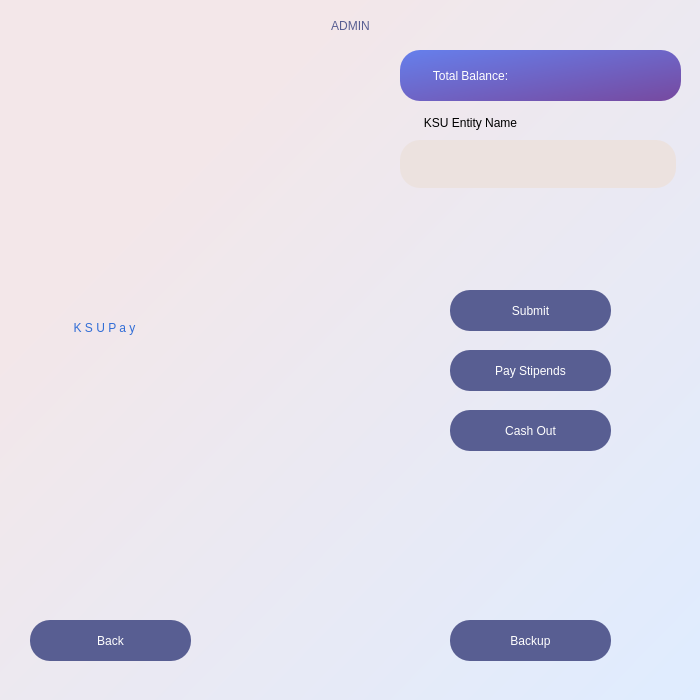
<?xml version="1.0" encoding="UTF-8"?>
<ui version="4.0">
 <class>MainWindow</class>
 <widget class="QMainWindow" name="MainWindow">
  <property name="geometry">
   <rect>
    <x>0</x>
    <y>0</y>
    <width>700</width>
    <height>700</height>
   </rect>
  </property>
  <property name="sizePolicy">
   <sizepolicy hsizetype="Minimum" vsizetype="Minimum">
    <horstretch>0</horstretch>
    <verstretch>0</verstretch>
   </sizepolicy>
  </property>
  <property name="windowTitle">
   <string>MainWindow</string>
  </property>
  <widget class="QWidget" name="centralwidget">
   <property name="enabled">
    <bool>true</bool>
   </property>
   <property name="sizePolicy">
    <sizepolicy hsizetype="Preferred" vsizetype="Preferred">
     <horstretch>0</horstretch>
     <verstretch>0</verstretch>
    </sizepolicy>
   </property>
   <property name="minimumSize">
    <size>
     <width>700</width>
     <height>700</height>
    </size>
   </property>
   <property name="autoFillBackground">
    <bool>false</bool>
   </property>
   <widget class="QWidget" name="widget" native="true">
    <property name="enabled">
     <bool>true</bool>
    </property>
    <property name="geometry">
     <rect>
      <x>0</x>
      <y>0</y>
      <width>700</width>
      <height>700</height>
     </rect>
    </property>
    <property name="layoutDirection">
     <enum>Qt::LeftToRight</enum>
    </property>
    <property name="styleSheet">
     <string notr="true">QWidget#widget{
background-color: qlineargradient(spread:pad, x1:0.0628272, y1:0.085, x2:1, y2:1, stop:0.188482 rgba(243, 231, 233, 255), stop:1 rgba(223, 236, 255, 255));}</string>
    </property>
    <widget class="QLabel" name="ksupay_txt">
     <property name="geometry">
      <rect>
       <x>30</x>
       <y>310</y>
       <width>149</width>
       <height>36</height>
      </rect>
     </property>
     <property name="styleSheet">
      <string notr="true">font: 75 italic 16pt &quot;Sitka Text&quot;;color: rgb(49, 109, 214)</string>
     </property>
     <property name="text">
      <string>K S U P a y</string>
     </property>
     <property name="textFormat">
      <enum>Qt::AutoText</enum>
     </property>
     <property name="scaledContents">
      <bool>false</bool>
     </property>
     <property name="alignment">
      <set>Qt::AlignCenter</set>
     </property>
     <property name="wordWrap">
      <bool>false</bool>
     </property>
     <property name="indent">
      <number>-1</number>
     </property>
    </widget>
    <widget class="QLabel" name="SignUPTxt">
     <property name="geometry">
      <rect>
       <x>210</x>
       <y>10</y>
       <width>281</width>
       <height>31</height>
      </rect>
     </property>
     <property name="styleSheet">
      <string notr="true">color: rgb(88, 94, 146);
font: 87 16pt &quot;Segoe UI Black&quot;;</string>
     </property>
     <property name="text">
      <string>ADMIN</string>
     </property>
     <property name="alignment">
      <set>Qt::AlignCenter</set>
     </property>
    </widget>
    <widget class="QLabel" name="label_Fname">
     <property name="geometry">
      <rect>
       <x>390</x>
       <y>110</y>
       <width>161</width>
       <height>25</height>
      </rect>
     </property>
     <property name="styleSheet">
      <string notr="true">font: 75 11pt &quot;Tw Cen MT&quot;;</string>
     </property>
     <property name="text">
      <string>KSU Entity Name</string>
     </property>
     <property name="alignment">
      <set>Qt::AlignCenter</set>
     </property>
    </widget>
    <widget class="QLineEdit" name="entityname_field">
     <property name="geometry">
      <rect>
       <x>400</x>
       <y>140</y>
       <width>276</width>
       <height>48</height>
      </rect>
     </property>
     <property name="sizePolicy">
      <sizepolicy hsizetype="Expanding" vsizetype="Fixed">
       <horstretch>0</horstretch>
       <verstretch>0</verstretch>
      </sizepolicy>
     </property>
     <property name="cursor">
      <cursorShape>IBeamCursor</cursorShape>
     </property>
     <property name="focusPolicy">
      <enum>Qt::StrongFocus</enum>
     </property>
     <property name="autoFillBackground">
      <bool>false</bool>
     </property>
     <property name="styleSheet">
      <string notr="true">background-color: rgb(236, 226, 223);
border-radius:20px;</string>
     </property>
    </widget>
    <widget class="QPushButton" name="Button_cashout">
     <property name="geometry">
      <rect>
       <x>450</x>
       <y>410</y>
       <width>161</width>
       <height>41</height>
      </rect>
     </property>
     <property name="autoFillBackground">
      <bool>false</bool>
     </property>
     <property name="styleSheet">
      <string notr="true">background-color: rgb(88, 94, 146);
color: rgb(255, 255, 255);
font: 87 10pt &quot;Segoe UI Black&quot;;
border-radius:20px;</string>
     </property>
     <property name="text">
      <string>Cash Out</string>
     </property>
     <property name="checkable">
      <bool>false</bool>
     </property>
    </widget>
    <widget class="QPushButton" name="Button_Back">
     <property name="geometry">
      <rect>
       <x>30</x>
       <y>620</y>
       <width>161</width>
       <height>41</height>
      </rect>
     </property>
     <property name="autoFillBackground">
      <bool>false</bool>
     </property>
     <property name="styleSheet">
      <string notr="true">background-color: rgb(88, 94, 146);
color: rgb(255, 255, 255);
font: 87 10pt &quot;Segoe UI Black&quot;;
border-radius:20px;</string>
     </property>
     <property name="text">
      <string>Back</string>
     </property>
     <property name="checkable">
      <bool>false</bool>
     </property>
    </widget>
    <widget class="QLabel" name="label_error">
     <property name="geometry">
      <rect>
       <x>360</x>
       <y>180</y>
       <width>341</width>
       <height>91</height>
      </rect>
     </property>
     <property name="styleSheet">
      <string notr="true">font: 9pt &quot;Segoe UI&quot;; color:red;</string>
     </property>
     <property name="text">
      <string/>
     </property>
     <property name="alignment">
      <set>Qt::AlignCenter</set>
     </property>
    </widget>
    <widget class="QLabel" name="label_Fname_2">
     <property name="geometry">
      <rect>
       <x>390</x>
       <y>60</y>
       <width>161</width>
       <height>31</height>
      </rect>
     </property>
     <property name="styleSheet">
      <string notr="true">font: 75 11pt &quot;Tw Cen MT&quot;;
color: rgb(255, 255, 255);</string>
     </property>
     <property name="text">
      <string>Total Balance:</string>
     </property>
     <property name="alignment">
      <set>Qt::AlignCenter</set>
     </property>
    </widget>
    <widget class="QLabel" name="label">
     <property name="geometry">
      <rect>
       <x>400</x>
       <y>50</y>
       <width>281</width>
       <height>51</height>
      </rect>
     </property>
     <property name="styleSheet">
      <string notr="true">background-color: qlineargradient(spread:pad, x1:0.0209424, y1:0.034, x2:0.953, y2:0.977273, stop:0 rgba(102, 126, 234, 255), stop:1 rgba(118, 75, 162, 255));
border-radius:20px;
color: rgb(255, 255, 255);</string>
     </property>
     <property name="text">
      <string/>
     </property>
     <property name="textFormat">
      <enum>Qt::AutoText</enum>
     </property>
     <property name="alignment">
      <set>Qt::AlignRight|Qt::AlignTrailing|Qt::AlignVCenter</set>
     </property>
    </widget>
    <widget class="QLabel" name="label_totalbalance">
     <property name="geometry">
      <rect>
       <x>540</x>
       <y>50</y>
       <width>161</width>
       <height>51</height>
      </rect>
     </property>
     <property name="styleSheet">
      <string notr="true">color: rgb(255, 255, 255);
font: 75 10pt &quot;Tw Cen MT&quot;;</string>
     </property>
     <property name="text">
      <string/>
     </property>
    </widget>
    <widget class="QPushButton" name="Button_deposite">
     <property name="geometry">
      <rect>
       <x>450</x>
       <y>350</y>
       <width>161</width>
       <height>41</height>
      </rect>
     </property>
     <property name="autoFillBackground">
      <bool>false</bool>
     </property>
     <property name="styleSheet">
      <string notr="true">background-color: rgb(88, 94, 146);
color: rgb(255, 255, 255);
font: 87 10pt &quot;Segoe UI Black&quot;;
border-radius:20px;</string>
     </property>
     <property name="text">
      <string>Pay Stipends</string>
     </property>
     <property name="checkable">
      <bool>false</bool>
     </property>
    </widget>
    <widget class="QPushButton" name="Button_submit">
     <property name="geometry">
      <rect>
       <x>450</x>
       <y>290</y>
       <width>161</width>
       <height>41</height>
      </rect>
     </property>
     <property name="autoFillBackground">
      <bool>false</bool>
     </property>
     <property name="styleSheet">
      <string notr="true">background-color: rgb(88, 94, 146);
color: rgb(255, 255, 255);
font: 87 10pt &quot;Segoe UI Black&quot;;
border-radius:20px;</string>
     </property>
     <property name="text">
      <string>Submit</string>
     </property>
     <property name="checkable">
      <bool>false</bool>
     </property>
    </widget>
    <widget class="QPushButton" name="Button_Backup">
     <property name="geometry">
      <rect>
       <x>450</x>
       <y>620</y>
       <width>161</width>
       <height>41</height>
      </rect>
     </property>
     <property name="autoFillBackground">
      <bool>false</bool>
     </property>
     <property name="styleSheet">
      <string notr="true">background-color: rgb(88, 94, 146);
color: rgb(255, 255, 255);
font: 87 10pt &quot;Segoe UI Black&quot;;
border-radius:20px;</string>
     </property>
     <property name="text">
      <string>Backup</string>
     </property>
     <property name="checkable">
      <bool>false</bool>
     </property>
    </widget>
    <widget class="QLabel" name="label_msg">
     <property name="geometry">
      <rect>
       <x>360</x>
       <y>200</y>
       <width>341</width>
       <height>91</height>
      </rect>
     </property>
     <property name="styleSheet">
      <string notr="true">font: 10pt &quot;Segoe UI&quot;; 
color: rgb(0, 170, 127);</string>
     </property>
     <property name="text">
      <string/>
     </property>
     <property name="alignment">
      <set>Qt::AlignCenter</set>
     </property>
    </widget>
    <zorder>ksupay_txt</zorder>
    <zorder>SignUPTxt</zorder>
    <zorder>label_Fname</zorder>
    <zorder>entityname_field</zorder>
    <zorder>Button_cashout</zorder>
    <zorder>Button_Back</zorder>
    <zorder>label_error</zorder>
    <zorder>label</zorder>
    <zorder>label_Fname_2</zorder>
    <zorder>label_totalbalance</zorder>
    <zorder>Button_deposite</zorder>
    <zorder>Button_submit</zorder>
    <zorder>Button_Backup</zorder>
    <zorder>label_msg</zorder>
   </widget>
  </widget>
 </widget>
 <resources>
  <include location="test1.qrc"/>
 </resources>
 <connections/>
</ui>
